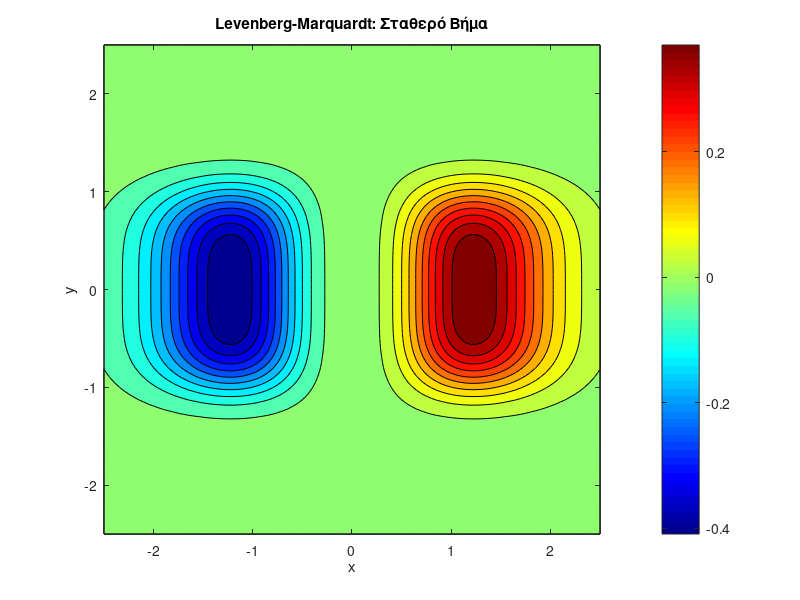

This chart was generated by the following MATLAB code: (Note: this script raises an error after producing the figure.)

clc;
clear;
close all;

f = @(x,y) (x.^3) .* exp(-x.^2 - y.^4);

grad_f = @(x,y) [ exp(-x.^2 - y.^4) * (3*x.^2 - 2*x.^4) ; ...
                  -4 * x.^3 .* y.^3 .* exp(-x.^2 - y.^4) ];

hess_f = @(x,y) [ ...
    exp(-x.^2-y.^4)*(6*x - 14*x.^3 + 4*x.^5),   exp(-x.^2-y.^4)*(-12*x.^2.*y.^3 + 8*x.^4.*y.^3); ...
    exp(-x.^2-y.^4)*(-12*x.^2.*y.^3 + 8*x.^4.*y.^3), exp(-x.^2-y.^4)*(-12*x.^3.*y.^2 + 16*x.^3.*y.^6) ...
];


start_points = [0, 0; -1, -1; 1, 1]; 
step_methods = {'constant', 'min', 'armijo'};
method_titles = {'Σταθερό Βήμα', 'Ελαχιστοποίηση', 'Armijo'};
colors = {'w', 'm', 'k'};
epsilon = 1e-3;

[X, Y] = meshgrid(-2.5 : 0.05 : 2.5);
Z = f(X, Y);

for m = 1:3
    current_method = step_methods{m};
    
    figure('Name', ['LM - ' method_titles{m}]);
    contourf(X, Y, Z, 20);
    colorbar; colormap jet; hold on;
    title(['Levenberg-Marquardt: ' method_titles{m}]);
    xlabel('x'); ylabel('y');
    
    for p = 1:size(start_points, 1)
        x0 = start_points(p, :)'; 
       
        [x_opt, f_opt, iter, path] = levenberg_marquardt(f, grad_f, hess_f, x0, epsilon, current_method);
      
        plot(path(1, :), path(2, :), [colors{p} '.-'], 'LineWidth', 1.5, ...
             'DisplayName', sprintf('Start (%.0f, %.0f)', x0(1), x0(2)));
        plot(x0(1), x0(2), [colors{p} 'o'], 'MarkerSize', 8, 'LineWidth', 2); 
        plot(x_opt(1), x_opt(2), [colors{p} 'x'], 'MarkerSize', 10, 'LineWidth', 2); 
        
        fprintf('Method: %s | Start: (%.0f, %.0f) | Iter: %d | Final: (%.4f, %.4f)\n', ...
            current_method, x0(1), x0(2), iter, x_opt(1), x_opt(2));
    end
    legend('show');
    hold off;
end

figure('Name', 'LM: Ταχύτητα Σύγκλισης (Start: -1, -1)');
x0_compare = [-1; -1];
styles = {'r-o', 'g-s', 'b-d'};
colors_plot = {'r', 'g', 'b'}; 
hold on;

for m = 1:3
    [~, ~, ~, path] = levenberg_marquardt(f, grad_f, hess_f, x0_compare, epsilon, step_methods{m});
    f_vals = arrayfun(@(i) f(path(1,i), path(2,i)), 1:size(path,2));
    plot(0:length(f_vals)-1, f_vals, styles{m}, 'LineWidth', 1.5, 'DisplayName', method_titles{m});
end

title('Σύγκλιση LM (Τιμή f(x), Start: -1, -1)');
xlabel('Επαναλήψεις (k)');
ylabel('Τιμή f(x_k)');
legend('show');
grid on;
hold off;
